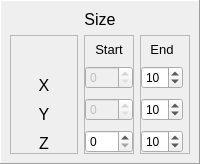
        <widget class="QFrame" name="frame_5">
         <property name="minimumSize">
          <size>
           <width>150</width>
           <height>100</height>
          </size>
         </property>
         <property name="frameShape">
          <enum>QFrame::Panel</enum>
         </property>
         <property name="frameShadow">
          <enum>QFrame::Raised</enum>
         </property>
         <layout class="QGridLayout" name="gridLayout">
          <property name="leftMargin">
           <number>9</number>
          </property>
          <property name="topMargin">
           <number>9</number>
          </property>
          <property name="rightMargin">
           <number>9</number>
          </property>
          <property name="bottomMargin">
           <number>9</number>
          </property>
          <item row="1" column="2">
           <widget class="QFrame" name="frame_25">
            <property name="minimumSize">
             <size>
              <width>50</width>
              <height>50</height>
             </size>
            </property>
            <property name="maximumSize">
             <size>
              <width>50</width>
              <height>16777215</height>
             </size>
            </property>
            <property name="frameShape">
             <enum>QFrame::StyledPanel</enum>
            </property>
            <property name="frameShadow">
             <enum>QFrame::Raised</enum>
            </property>
            <layout class="QVBoxLayout" name="verticalLayout_11">
             <property name="spacing">
              <number>9</number>
             </property>
             <property name="leftMargin">
              <number>0</number>
             </property>
             <property name="topMargin">
              <number>6</number>
             </property>
             <property name="rightMargin">
              <number>6</number>
             </property>
             <property name="bottomMargin">
              <number>0</number>
             </property>
             <item>
              <widget class="QLabel" name="priority_lbl_13">
               <property name="maximumSize">
                <size>
                 <width>16777215</width>
                 <height>25</height>
                </size>
               </property>
               <property name="font">
                <font>
                 <pointsize>10</pointsize>
                </font>
               </property>
               <property name="text">
                <string>End</string>
               </property>
               <property name="alignment">
                <set>Qt::AlignCenter</set>
               </property>
              </widget>
             </item>
             <item>
              <widget class="QSpinBox" name="yEndSpinbox">
               <property name="minimumSize">
                <size>
                 <width>40</width>
                 <height>0</height>
                </size>
               </property>
               <property name="maximumSize">
                <size>
                 <width>16777215</width>
                 <height>16777215</height>
                </size>
               </property>
               <property name="minimum">
                <number>0</number>
               </property>
               <property name="maximum">
                <number>100</number>
               </property>
               <property name="value">
                <number>10</number>
               </property>
              </widget>
             </item>
             <item>
              <widget class="QSpinBox" name="xEndSpinbox">
               <property name="minimumSize">
                <size>
                 <width>40</width>
                 <height>0</height>
                </size>
               </property>
               <property name="maximumSize">
                <size>
                 <width>16777215</width>
                 <height>16777215</height>
                </size>
               </property>
               <property name="minimum">
                <number>0</number>
               </property>
               <property name="maximum">
                <number>100</number>
               </property>
               <property name="value">
                <number>10</number>
               </property>
              </widget>
             </item>
             <item>
              <widget class="QSpinBox" name="zEndSpinbox">
               <property name="minimumSize">
                <size>
                 <width>40</width>
                 <height>0</height>
                </size>
               </property>
               <property name="maximumSize">
                <size>
                 <width>16777215</width>
                 <height>16777215</height>
                </size>
               </property>
               <property name="minimum">
                <number>0</number>
               </property>
               <property name="maximum">
                <number>600</number>
               </property>
               <property name="value">
                <number>10</number>
               </property>
              </widget>
             </item>
            </layout>
           </widget>
          </item>
          <item row="1" column="0">
           <widget class="QFrame" name="frame_18">
            <property name="minimumSize">
             <size>
              <width>0</width>
              <height>0</height>
             </size>
            </property>
            <property name="frameShape">
             <enum>QFrame::StyledPanel</enum>
            </property>
            <property name="frameShadow">
             <enum>QFrame::Raised</enum>
            </property>
            <layout class="QVBoxLayout" name="verticalLayout_9">
             <property name="spacing">
              <number>9</number>
             </property>
             <property name="leftMargin">
              <number>0</number>
             </property>
             <property name="topMargin">
              <number>6</number>
             </property>
             <property name="rightMargin">
              <number>0</number>
             </property>
             <property name="bottomMargin">
              <number>0</number>
             </property>
             <item>
              <widget class="QLabel" name="label_5">
               <property name="minimumSize">
                <size>
                 <width>0</width>
                 <height>0</height>
                </size>
               </property>
               <property name="maximumSize">
                <size>
                 <width>16777215</width>
                 <height>25</height>
                </size>
               </property>
               <property name="text">
                <string/>
               </property>
              </widget>
             </item>
             <item>
              <widget class="QLabel" name="label_6">
               <property name="maximumSize">
                <size>
                 <width>16777215</width>
                 <height>20</height>
                </size>
               </property>
               <property name="font">
                <font>
                 <pointsize>12</pointsize>
                </font>
               </property>
               <property name="text">
                <string>X</string>
               </property>
               <property name="alignment">
                <set>Qt::AlignCenter</set>
               </property>
              </widget>
             </item>
             <item>
              <widget class="QLabel" name="label_7">
               <property name="maximumSize">
                <size>
                 <width>16777215</width>
                 <height>20</height>
                </size>
               </property>
               <property name="font">
                <font>
                 <pointsize>12</pointsize>
                </font>
               </property>
               <property name="text">
                <string>Y</string>
               </property>
               <property name="alignment">
                <set>Qt::AlignCenter</set>
               </property>
              </widget>
             </item>
             <item>
              <widget class="QLabel" name="label_8">
               <property name="maximumSize">
                <size>
                 <width>16777215</width>
                 <height>20</height>
                </size>
               </property>
               <property name="font">
                <font>
                 <pointsize>12</pointsize>
                </font>
               </property>
               <property name="text">
                <string>Z</string>
               </property>
               <property name="alignment">
                <set>Qt::AlignCenter</set>
               </property>
              </widget>
             </item>
            </layout>
           </widget>
          </item>
          <item row="1" column="1">
           <widget class="QFrame" name="frame_24">
            <property name="minimumSize">
             <size>
              <width>50</width>
              <height>50</height>
             </size>
            </property>
            <property name="maximumSize">
             <size>
              <width>50</width>
              <height>16777215</height>
             </size>
            </property>
            <property name="frameShape">
             <enum>QFrame::StyledPanel</enum>
            </property>
            <property name="frameShadow">
             <enum>QFrame::Raised</enum>
            </property>
            <layout class="QVBoxLayout" name="verticalLayout_10">
             <property name="spacing">
              <number>9</number>
             </property>
             <property name="leftMargin">
              <number>0</number>
             </property>
             <property name="topMargin">
              <number>6</number>
             </property>
             <property name="rightMargin">
              <number>0</number>
             </property>
             <property name="bottomMargin">
              <number>0</number>
             </property>
             <item>
              <widget class="QLabel" name="priority_lbl_12">
               <property name="maximumSize">
                <size>
                 <width>16777215</width>
                 <height>25</height>
                </size>
               </property>
               <property name="font">
                <font>
                 <pointsize>10</pointsize>
                </font>
               </property>
               <property name="text">
                <string>Start</string>
               </property>
               <property name="alignment">
                <set>Qt::AlignCenter</set>
               </property>
              </widget>
             </item>
             <item>
              <widget class="QSpinBox" name="yStartSpinbox">
               <property name="enabled">
                <bool>false</bool>
               </property>
               <property name="minimumSize">
                <size>
                 <width>40</width>
                 <height>0</height>
                </size>
               </property>
               <property name="maximumSize">
                <size>
                 <width>16777215</width>
                 <height>16777215</height>
                </size>
               </property>
               <property name="minimum">
                <number>0</number>
               </property>
               <property name="maximum">
                <number>10000</number>
               </property>
               <property name="value">
                <number>0</number>
               </property>
              </widget>
             </item>
             <item>
              <widget class="QSpinBox" name="xStartSpinbox">
               <property name="enabled">
                <bool>false</bool>
               </property>
               <property name="minimumSize">
                <size>
                 <width>40</width>
                 <height>0</height>
                </size>
               </property>
               <property name="maximumSize">
                <size>
                 <width>16777215</width>
                 <height>16777215</height>
                </size>
               </property>
               <property name="minimum">
                <number>0</number>
               </property>
               <property name="maximum">
                <number>10000</number>
               </property>
               <property name="value">
                <number>0</number>
               </property>
              </widget>
             </item>
             <item>
              <widget class="QSpinBox" name="zStartSpinbox">
               <property name="minimumSize">
                <size>
                 <width>40</width>
                 <height>0</height>
                </size>
               </property>
               <property name="maximumSize">
                <size>
                 <width>16777215</width>
                 <height>16777215</height>
                </size>
               </property>
               <property name="minimum">
                <number>0</number>
               </property>
               <property name="maximum">
                <number>10000</number>
               </property>
               <property name="value">
                <number>0</number>
               </property>
              </widget>
             </item>
            </layout>
           </widget>
          </item>
          <item row="0" column="0" colspan="3">
           <widget class="QLabel" name="label_17">
            <property name="maximumSize">
             <size>
              <width>16777215</width>
              <height>20</height>
             </size>
            </property>
            <property name="font">
             <font>
              <pointsize>12</pointsize>
             </font>
            </property>
            <property name="text">
             <string>Size</string>
            </property>
            <property name="alignment">
             <set>Qt::AlignCenter</set>
            </property>
           </widget>
          </item>
         </layout>
        </widget>
